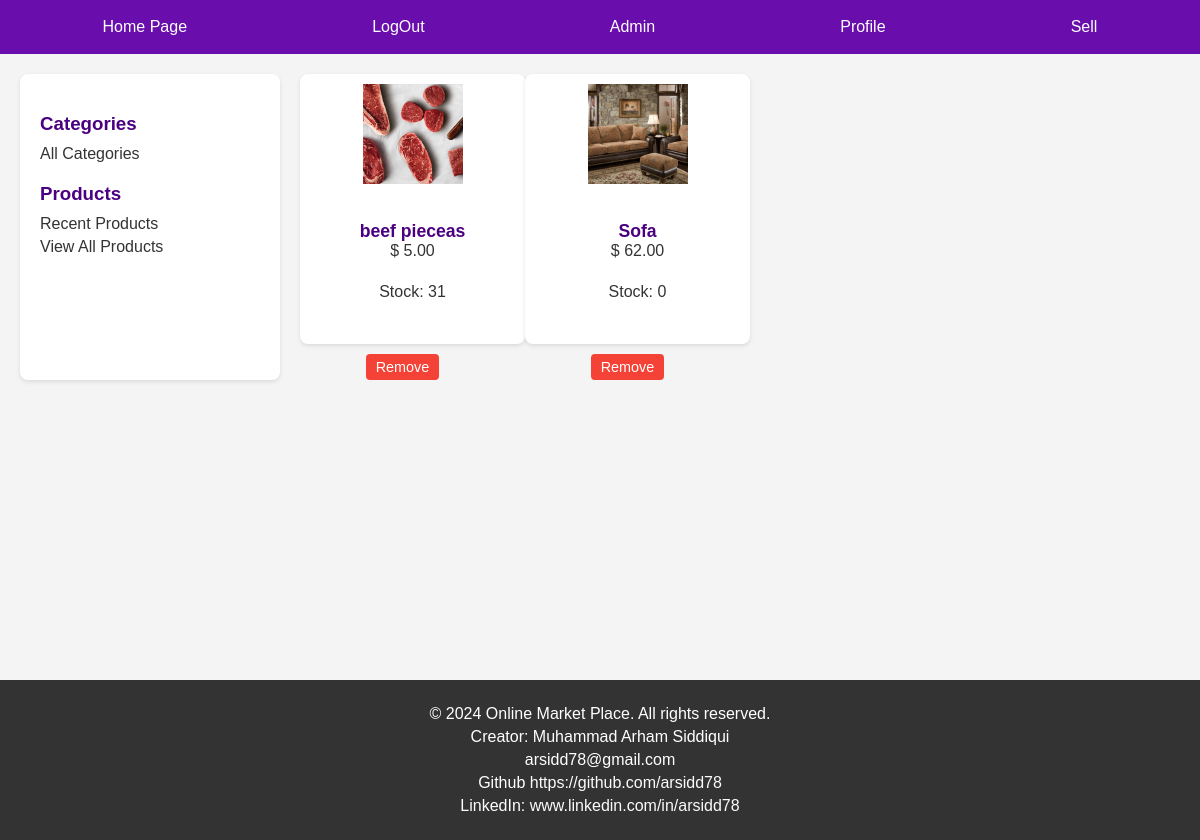
The page /member/wishlist_view/ (signed in) on the database as committed earlier.
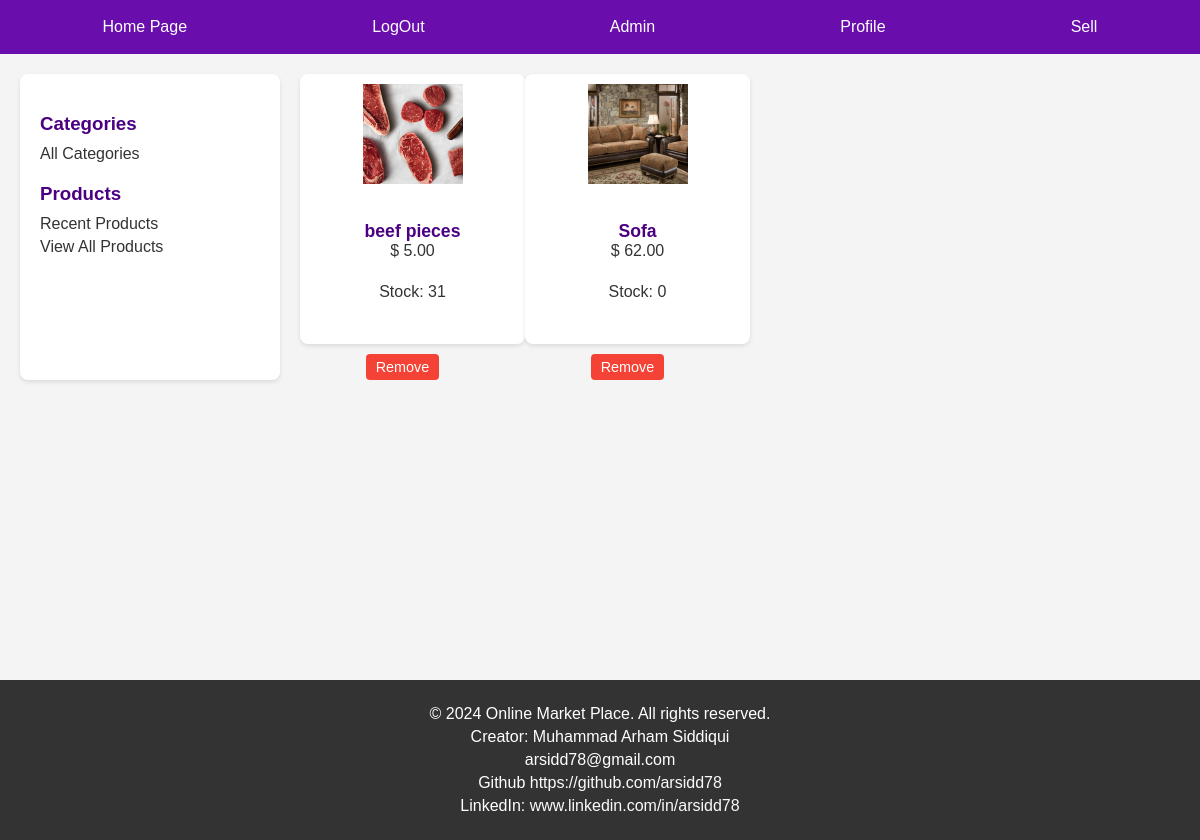
The same page on the database as committed later.
### product/models.py (models this page shows, shortened)
class Products(models.Model):
    name = models.ForeignKey(User,on_delete=models.CASCADE)
    product_name = models.CharField(max_length=200)
    product_description = models.TextField(max_length=500)
    product_price = models.DecimalField('Price',max_digits=7,decimal_places=2)
    product_discounted_price = models.DecimalField('Discounted Price',max_digits=7,decimal_places=2,null=True,blank=True)
    product_delivery_charge = models.IntegerField(default=0)
    product_tax_rate = models.DecimalField(decimal_places=3,max_digits=5, null= True, blank= True)
    product_specification = models.TextField(null= True, blank= True)
    product_posted_date = models.DateField( auto_now_add=True)
    product_images = models.ImageField(upload_to='products/')
    product_images2 = models.ImageField(null=True,blank=True,upload_to='products/')
    product_images3 = models.ImageField(null=True,blank=True,upload_to='products/')
    product_images4 = models.ImageField(null=True,blank=True,upload_to='products/')
    product_images5 = models.ImageField(null=True,blank=True,upload_to='products/')
    categories_choices = product_categories = {
    "ELECTRONICS": "Electronics",
    "CLOTHING & ACCESSORIES": "Clothing & Accessories",
    "HOME & KITCHEN": "Home & Kitchen",
    "BEAUTY & PERSONAL CARE": "Beauty & Personal Care",
    "HEALTH & FITNESS": "Health & Fitness",
    "TOYS & GAMES": "Toys & Games",
    "BOOKS & MEDIA": "Books & Media",
    "AUTOMOTIVE": "Automotive",
    "SPORTS & OUTDOORS": "Sports & Outdoors",
    "PET SUPPLIES": "Pet Supplies",
    "HOME APPLIANCES": "Home Appliances",
    "OFFICE SUPPLIES": "Office Supplies",
    "FURNITURE & DECOR": "Furniture & Decor",
    "JEWELRY & WATCHES": "Jewelry & Watches",
    "BABY & TODDLER": "Baby & Toddler",
    "FOOD & GROCERIES": "Food & Groceries",
    "ARTS & CRAFTS": "Arts & Crafts",
    "MUSICAL INSTRUMENTS": "Musical Instruments",
    "GARDEN & OUTDOOR LIVING": "Garden & Outdoor Living",
    "TRAVEL & LUGGAGE": "Travel & Luggage",
    "SMARTPHONE": "Smartphone",
    "LAPTOP": "Laptop",
    "CAMERA": "Camera",
    "TV": "TV",
    "HEADPHONE": "Headphone",
    "GADGET": "Gadget",
    "APPAREL": "Apparel",
    "BAG": "Bag",
    "JEWELRY": "Jewelry",
    "SUNGLASSES": "Sunglasses",
    "WATCH": "Watch",
    "HOME IMPROVEMENT": "Home Improvement",
    "DECOR": "Decor",
    "KITCHEN APPLIANCES": "Kitchen Appliances",
    "COOKWARE": "Cookware",
    "FURNITURE": "Furniture",
    "SKINCARE": "Skincare",
    "MAKEUP": "Makeup",
    "HAIRCARE": "Haircare",
    "GROOMING": "Grooming",
    "FRAGRANCES": "Fragrances",
    "EXERCISE EQUIPMENT": "Exercise Equipment",
    "NUTRITIONAL SUPPLEMENTS": "Nutritional Supplements",
    "FITNESS TRACKERS": "Fitness Trackers",
    "YOGA MATS": "Yoga Mats",
    "TOYS": "Toys",
    "BOARD GAMES": "Board Games",
    "PUZZLES": "Puzzles",
    "EDUCATIONAL TOYS": "Educational Toys",
    "OUTDOOR PLAY EQUIPMENT": "Outdoor Play Equipment",
    "BOOKS": "Books",
    "E-BOOKS": "E-books",
    "AUDIOBOOKS": "Audiobooks",
    "DVDS": "DVDs",
    "CDS": "CDs",
    "DIGITAL MEDIA": "Digital Media",
    "CAR PARTS": "Car Parts",
    "ACCESSORIES": "Accessories",
    "TOOLS": "Tools",
    "MAINTENANCE SUPPLIES": "Maintenance Supplies",
    "ELECTRONICS": "Electronics",
    "SPORTING EQUIPMENT": "Sporting Equipment",
    "CAMPING GEAR": "Camping Gear",
    "HIKING GEAR": "Hiking Gear",
    "OUTDOOR CLOTHING": "Outdoor Clothing",
    "FOOD": "Food",
    "TOYS": "Toys",
    "GROOMING PRODUCTS": "Grooming Products",
    "BEDS": "Beds",
    "CARRIERS": "Carriers",
    "LARGE APPLIANCES": "Large Appliances",
    "SMALL APPLIANCES": "Small Appliances",
    "STATIONERY": "Stationery",
    "DESK ORGANIZERS": "Desk Organizers",
    "PRINTERS": "Printers",
    "OFFICE FURNITURE": "Office Furniture",
    "TECHNOLOGY ACCESSORIES": "Technology Accessories",
    "SOFAS": "Sofas",
    "CHAIRS": "Chairs",
    "TABLES": "Tables",
    "LIGHTING FIXTURES": "Lighting Fixtures",
    "RUGS": "Rugs",
    "RINGS": "Rings",
    "NECKLACES": "Necklaces",
    "BRACELETS": "Bracelets",
    "EARRINGS": "Earrings",
    "WATCHES": "Watches",
    "CLOTHING": "Clothing",
    "DIAPERS": "Diapers",
    "FEEDING SUPPLIES": "Feeding Supplies",
    "STROLLERS": "Strollers",
    "TOYS": "Toys",
    "NON-PERISHABLE FOOD": "Non-perishable Food",
    "SNACKS": "Snacks",
    "BEVERAGES": "Beverages",
    "GOURMET FOODS": "Gourmet Foods",
    "SPICES": "Spices",
    "ART SUPPLIES": "Art Supplies",
    "CRAFTING MATERIALS": "Crafting Materials",
    "DIY KITS": "DIY Kits",
    "SEWING SUPPLIES": "Sewing Supplies",
    "GUITARS": "Guitars",
    "KEYBOARDS": "Keyboards",
    "DRUMS": "Drums",
    "VIOLINS": "Violins",
    "WIND INSTRUMENTS": "Wind Instruments",
    "GARDENING TOOLS": "Gardening Tools",
    "PLANTS": "Plants",
    "OUTDOOR FURNITURE": "Outdoor Furniture",
    "BBQ GRILLS": "BBQ Grills",
    "LUGGAGE SETS": "Luggage Sets",
    "BACKPACKS": "Backpacks",
    "TRAVEL ACCESSORIES": "Travel Accessories",
    "TOILETRIES": "Toiletries",
    "OUTDOOR GEAR": "Outdoor Gear"
    }
    product_category = models.CharField('category',max_length=100,choices=categories_choices)
    product_quantity = models.PositiveIntegerField()
    sellor_name = models.CharField(max_length=100)
    company_name = models.CharField(null= True, blank= True, max_length=200)
    product_website = models.URLField(null= True,blank=True)

### member/views.py (the view)
# urls.py: path('wishlist_view/',views.view_wishlist,name='wishlist_page'),
def view_wishlist(request):
    if request.user.is_authenticated:
        member = get_object_or_404(Member, username = request.user.username)
        products = member.user_wish_list.all()
        context = {'products':products}
        return render(request,'member/wishlist.html',context)
    return redirect('registration:login')

### member/templates/member/wishlist.html (shortened to what this page needs)
{% load static %}
<!DOCTYPE html>
<html lang="en">
<head>
    <link rel="stylesheet" href="{% static 'member/wishlist_style.css' %}">
</head>
<body>
    <nav>
        <a href="{% url 'product:home' %}">Home Page</a>
        {% if request.user.is_authenticated %}
            <a href="{% url 'registration:signout' %}">LogOut</a>
        {% else %}
            <a href="{% url 'registration:login' %}">LogIn</a>
        {% endif %}
        <a href="/admin/">Admin</a>
        {% if request.user.is_authenticated %}
            <a href="{% url 'member:profile' request.user.username %}">Profile</a>
        {% endif %}
        <a href="{% url 'member:add_product_page' %}">Sell</a>
    </nav>
    <div class="main-content">
        <aside class="aside_links">
            <section>
                <h3>Categories</h3>
                <a href="{% url 'product:categories_page' %}">All Categories</a>
            </section>
            <section>
                <h3>Products</h3>
                <a href="{% url 'product:recent_products' %}">Recent Products</a>
                <a href="{% url 'product:view_all' %}">View All Products</a>
            </section>
        </aside>
        {% if products %}
        <section class="wishlist-section">
            {% for product in products %}
            <div class="wishlist-item">
                <a href="{% url 'product:details' product.id %}" class="wishlist-link">
                    <article class="product-card">
                        <img src="{{ product.product_images.url }}" alt="{{ product.product_name }}" class="product-image">
                        <div class="product-info">
                            <label class="product-name">{{ product.product_name }}</label><br>
                            <label class="product-price">$ {{ product.product_price }}</label><br>
                            <label class="product-quantity">Stock: {{ product.product_quantity }}</label><br>
                        </div>
                    </article>
                </a>
                <button class="remove-wishlist-item" onclick=location.href="{% url 'member:remove_wish_item' product.id %}">Remove</button>
            </div>
            {% endfor %}
        </section>
        {% else %}
        <h1> Your WishList is empty </h1>
        {% endif %}
    </div>
    <footer>
        <p>&copy; 2024 Online Market Place. All rights reserved.</p>
        <p>Creator: Muhammad Arham Siddiqui</p>
        <p>arsidd78@gmail.com</p>
        <p>Github <a href="https://github.com/arsidd78">https://github.com/arsidd78</a></p>
        <p>LinkedIn: <a href="www.linkedin.com/in/arsidd78">www.linkedin.com/in/arsidd78</a></p>
    </footer>
</body>
</html>

Rows that differ between the two databases and show on the page:
changed Products: product_name "beef pieceas" → "beef pieces"
